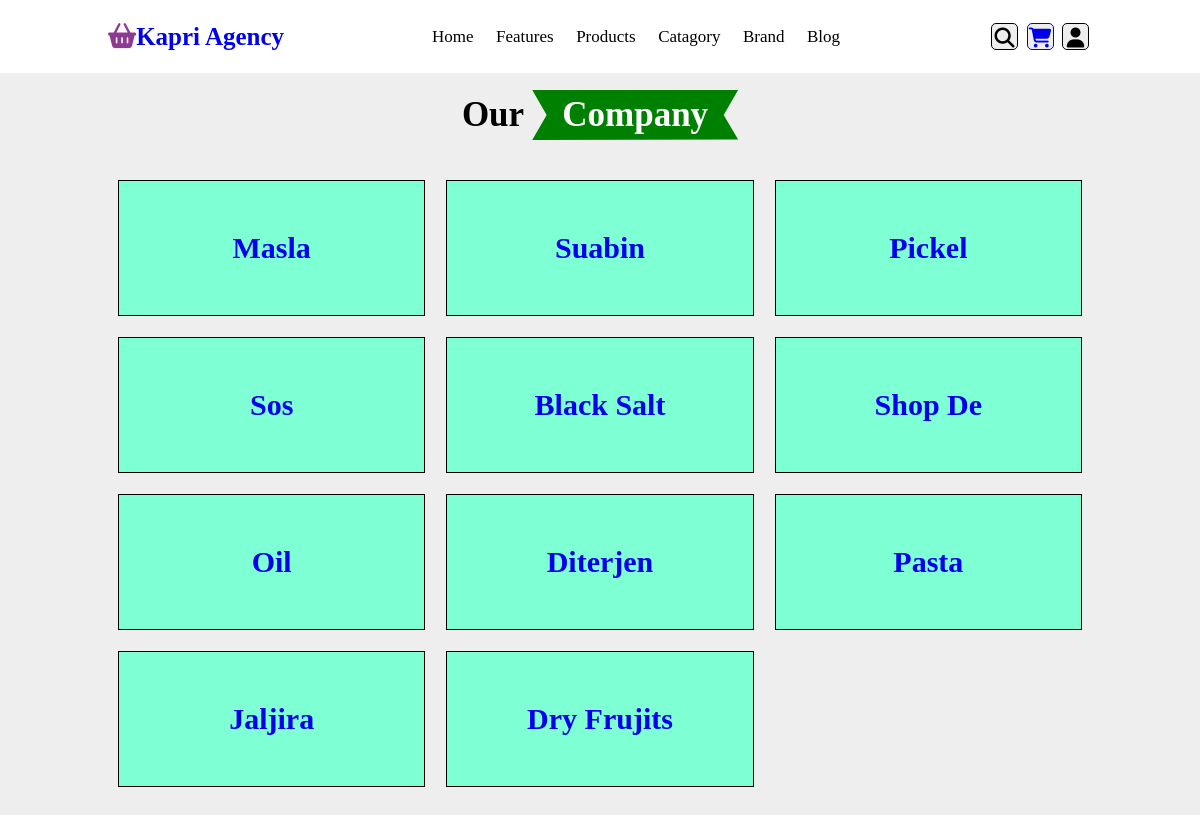
Screenshot of /productlistcomp/catagory with the database file from the repository.
### product/models.py (models this page shows, shortened)
class productCatagory(models.Model):
    name=models.CharField(max_length=100,default=1,blank=True,null=True)
    img=models.ImageField(upload_to='productCatagory',default=None,blank=True,null=True)

### product/views.py (the view)
# urls.py: path('catagory',views.catagory,name='catagory'),
def catagory(request):
    ourWorkingCompany=productCatagory.objects.all()
    return render(request,'productlist/companyname/catagory.html',{'company':ourWorkingCompany})

### product/templates/productlist/companyname/catagory.html (shortened to what this page needs)
{% extends "homepage/home.html" %}
{% load static %}
{% block style %}
<link rel="stylesheet" href="{% static 'productlist/name.css' %}">
{% endblock style %}
{% block content %}
<section class="categories categoriese" id="categories">
    <h1 class="heading">our <span>company</span></h1>
    <h2 class="listofcompanyname">
        {% for i in company %}
            <a href="{% url 'productitemcatagoty' i.id %}"  rel="noopener noreferrer">{{i.name}}</a>
        {% endfor %}
    </h2>
</section>
{% endblock %}

### homepage/static/homepage/css/home.css (style rules this page uses)
* { font-family: 'Poppins' sans-serif; margin: 0; padding: 0; box-sizing: border-box; outline: none; border: none; text-decoration: none; text-transform: capitalize; transition: all .2s linear; }
html { font-size: 62.5%; overflow-x: hidden; scroll-behavior: smooth; scroll-padding-top: 7rem; }
body { background: #eee; }
section { padding: 2rem 9%; }
.heading { text-align: center; padding: 2rem 0; padding-bottom: 3rem; font-size: 3.5rem; color: var(--black); }
.heading span { background:green; color: #fff; display: inline-block; padding: .5rem 3rem; clip-path: polygon(100% 0,93% 50%,100% 99%,0% 100%, 7% 50%,0% 0%); }

### product/static/productlist/name.css (style rules this page uses)
.categoriese { margin-top: 5rem; }
.listofcompanyname { display: grid; grid-template-columns: repeat( auto-fit, minmax(250px, 1fr) ); gap: .1rem; }
.listofcompanyname a { border: 1px black solid; padding: 5rem; margin: 1rem; text-align: center; font-size: 3rem; background-color: aquamarine; }

### rows the page displays
productCatagory: name "Masla"
productCatagory: name "Suabin"
productCatagory: name "Pickel"
productCatagory: name "Sos"
productCatagory: name "Black Salt"
productCatagory: name "Shop De"
productCatagory: name "Oil"
productCatagory: name "Diterjen"
productCatagory: name "Pasta"
productCatagory: name "Jaljira"
productCatagory: name "Dry Frujits"
